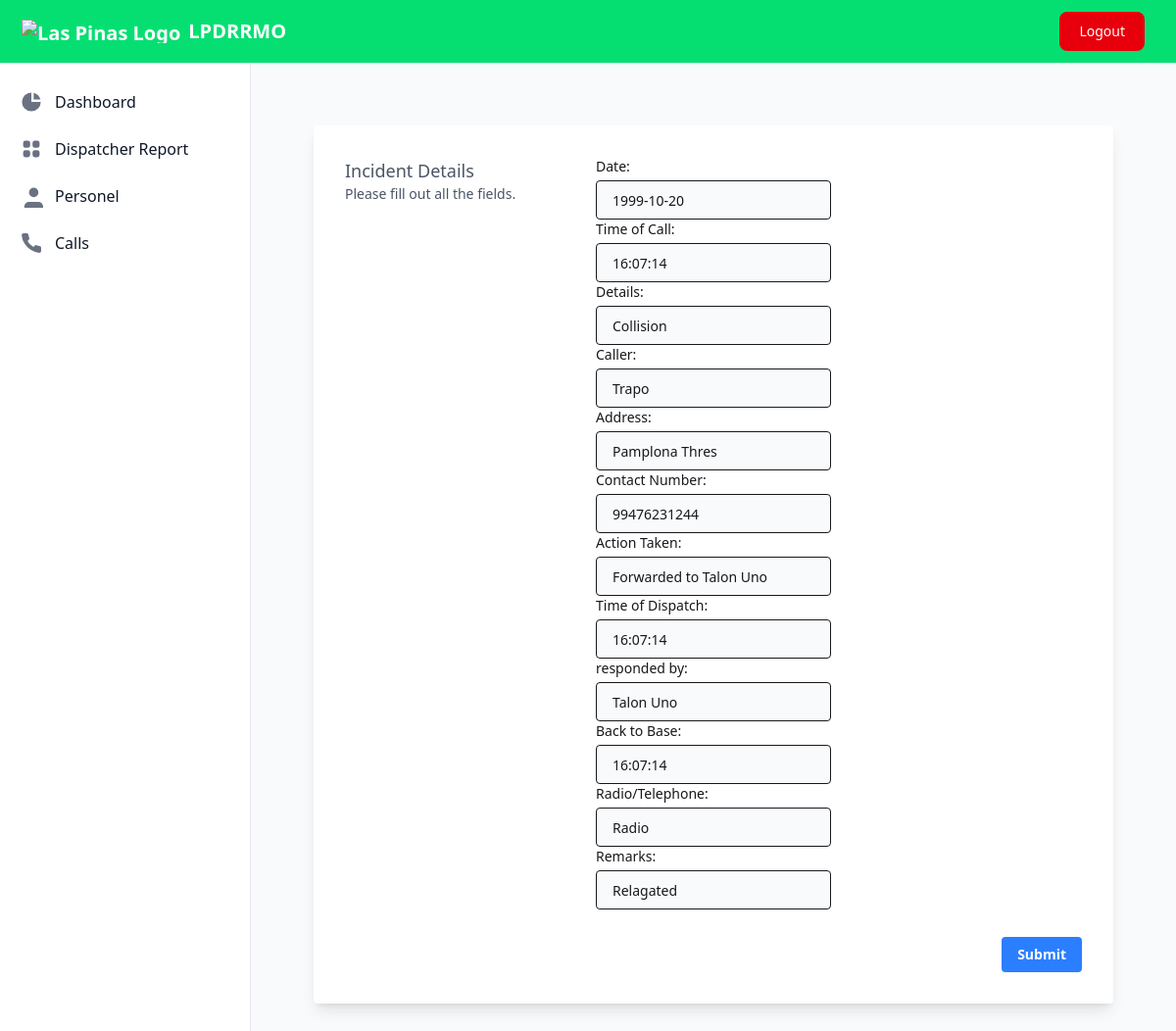
The app's page /calls/140 (signed in) with its own data.
### dispatch/models.py (models this page shows)
class Incident(models.Model):
    date = models.DateField()
    time_of_call = models.TimeField()
    details = models.CharField(max_length=200)
    caller = models.CharField(max_length=100)
    address = models.CharField(max_length=100)
    contact_number = models.IntegerField()
    action_taken = models.CharField(max_length=200)
    time_of_dispatch = models.TimeField()
    responded_by = models.CharField(max_length=100)
    back_to_base = models.TimeField()
    radio_or_telephone = models.CharField(max_length=100)
    remarks = models.CharField(max_length=100)

### dispatch/views.py (the view)
# urls.py: path('calls/<int:id>', views.updateView, name='update_url'),
@login_required(login_url='/members/login_user/')
def updateView(request, id):
    obj = Incident.objects.get(id=id)
    form = IncidentForm(instance=obj)
    if request.method == 'POST':
        form = IncidentForm(request.POST, instance=obj)
        if form.is_valid():
            form.save()
            return redirect('calls')
    template_name = 'dispatch/calls_form.html'
    context = {'form': form}
    return render(request, template_name, context)

### dispatch/templates/dispatch/calls_form.html (shortened to what this page needs)
{% extends "../base/base.html" %}
{% block template %}
<div class="overflow-x-auto" >
   <form method="post" >
        <div class="p-6 ">
            <div class="container max-w-screen-lg mx-auto">
                <div>
                    <div class="bg-white rounded shadow-lg p-4 px-4 md:p-8 mb-6">
                        <div class="grid gap-4 gap-y-2 text-sm grid-cols-1 lg:grid-cols-3">
                                <div class="text-gray-600">
                                    <p class="font-medium text-lg">Incident Details</p>
                                    <p>Please fill out all the fields.</p>
                                </div>
                                <div class="lg:col-span-2">
                                    <div class="grid gap-4 gap-y-2 text-sm grid-cols-1 md:grid-cols-6">
                                        <div class="md:col-span-3">
                                            {{form.as_div}}
                                        </div>
                                        <div class="md:col-span-6 text-right mt-5">
                                            <div class="inline-flex items-end">
                                            <button class="bg-blue-500 hover:bg-blue-700 text-white font-bold py-2 px-4 rounded cursor-pointer">Submit</button>
                                        </div>
                                    </div>
                                </div>
                            </div>
                        </div>
                    </div>
                </div>
                </div>
            </div>
        </div>
</div>
{% endblock  %}

### dispatch/templates/base/base.html (shortened to what this page needs)
<!DOCTYPE html>
<html lang="en">
<head>
    <script src="https://cdn.jsdelivr.net/npm/@tailwindcss/browser@4"></script>
    <link href="https://cdn.jsdelivr.net/npm/daisyui@5" rel="stylesheet" type="text/css" />
</head>
<body>
    {% include "base/navbar.html" %}
    {% include "base/sidebar.html" %}
            <div id="main-content" class="h-full w-full bg-gray-50 relative overflow-y-auto lg:ml-64 p-10">
                {% block template %}
                {% endblock  %}
            </div>
</body>
</html>

### dispatch/templates/base/navbar.html (shortened to what this page needs)
{% block navbar %}
<nav class="bg-green-400 text-white border-b border-gray-200 fixed z-30 w-full">
    <div class="px-3 py-3 lg:px-5 lg:pl-3">
        <div class="flex items-center justify-between">
            <div class="flex items-center justify-start">
                <a href="{% url "hero" %}" class="text-xl font-bold flex items-center lg:ml-2.5">
                    <img src="https://laspinascity.gov.ph/guest/img/ftr-logo-new.png?v=250323023418" class="h-6 mr-2" alt="Las Pinas Logo">
                    <span class="self-center whitespace-nowrap">LPDRRMO</span>
                </a>
            </div>
            <div class="flex items-center">
                {% if user.is_authenticated %}
                    <a href="{% url "logout" %}" class="hidden sm:inline-flex ml-5 text-white bg-red-600 hover:bg-cyan-700 focus:ring-4 focus:ring-cyan-200 font-medium rounded-lg text-sm px-5 py-2.5 text-center items-center mr-3">
                        Logout
                    </a>
                {% else %}
                <a href="{% url "login" %}" class="hidden sm:inline-flex ml-5 text-white bg-cyan-600 hover:bg-cyan-700 focus:ring-4 focus:ring-cyan-200 font-medium rounded-lg text-sm px-5 py-2.5 text-center items-center mr-3">
                    Login
                </a>
                {% endif %}
            </div>
        </div>
    </div>
</nav>
{% endblock navbar %}

### dispatch/templates/base/sidebar.html (shortened to what this page needs)
{% block sidebar %}
<div class="flex overflow-hidden bg-white pt-16">
    <aside id="sidebar" class="fixed hidden z-20 h-full top-0 left-0 pt-16 flex lg:flex flex-shrink-0 flex-col w-64 transition-width duration-75" aria-label="Sidebar">
        <div class="relative flex-1 flex flex-col min-h-0 border-r border-gray-200 bg-white pt-0">
            <div class="flex-1 flex flex-col pt-5 pb-4 overflow-y-auto">
                <div class="flex-1 px-3 bg-white divide-y space-y-1">
                    <ul class="space-y-2 pb-2">
                        <li>
                            <a href="/dashboard" class="text-base text-gray-900 font-normal rounded-lg flex items-center p-2 hover:bg-gray-100 group">
                                <svg class="w-6 h-6 text-gray-500 group-hover:text-gray-900 transition duration-75" fill="currentColor" viewBox="0 0 20 20" xmlns="http://www.w3.org/2000/svg">
                                <path d="M2 10a8 8 0 018-8v8h8a8 8 0 11-16 0z"></path>
                                <path d="M12 2.252A8.014 8.014 0 0117.748 8H12V2.252z"></path>
                                </svg>
                                <span class="ml-3">Dashboard</span>
                            </a>
                        </li>
                        <li>
                            <a href="/dispatcher-report" class="text-base text-gray-900 font-normal rounded-lg hover:bg-gray-100 flex items-center p-2 group ">
                                <span class="ml-3 flex-1 whitespace-nowrap">Dispatcher Report</span>
                            </a>
                        </li>
                        <li>
                            <a href="/personel" class="text-base text-gray-900 font-normal rounded-lg hover:bg-gray-100 flex items-center p-2 group ">
                                <svg class="w-6 h-6 text-gray-500 flex-shrink-0 group-hover:text-gray-900 transition duration-75" fill="currentColor" viewBox="0 0 20 20" xmlns="http://www.w3.org/2000/svg">
                                        <path d="M20 21v-2a4 4 0 0 0-4-4H8a4 4 0 0 0-4 4v2"></path><circle cx="12" cy="7" r="4"></circle>
                                </svg>
                                <span class="ml-3 flex-1 whitespace-nowrap">Personel</span>
                            </a>
                        </li>
                        <li>
                            <a href="/calls" class="text-base text-gray-900 font-normal rounded-lg hover:bg-gray-100 flex items-center p-2 group ">
                                <span class="ml-3 flex-1 whitespace-nowrap">Calls</span>
                            </a>
                        </li>
                    </ul>
                </div>
            </div>
        </div>
    </aside>
{% endblock sidebar %}

### records on screen
Incident: date "1999-10-20", time_of_call "16:07:14", details "Collision", caller "Trapo", address "Pamplona Thres", contact_number "99476231244", action_taken "Forwarded to Talon Uno", time_of_dispatch "16:07:14", responded_by "Talon Uno", back_to_base "16:07:14", radio_or_telephone "Radio", remarks "Relagated"
